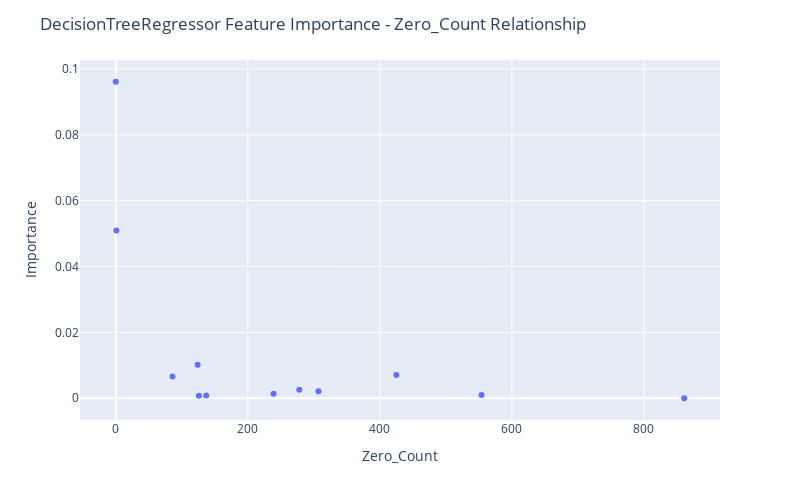

This figure's notebook cell:
### Code cell
fig = px.scatter(df_merged[~df_merged["Feature Name"].str.contains("Output")], x="Zero_Count", y="Importance",
                hover_data=["Feature Name"])

fig.update_layout(
    autosize=False,
    width=800,
    height=500,
    title_text=f"DecisionTreeRegressor Feature Importance - Zero_Count Relationship",
)

fig.show()

### Figure 1 — Plotly figure (JSON) as saved in the notebook; plotly's stock layout.template omitted (floating-point values rounded to 4 significant figures)
{"data": [{"customdata": [["Input 01"], ["Input 06"], ["Input 12"], ["Input 09"], ["Input 04"], ["Input 07"], ["Input 11"], ["Input 05"], ["Input 10"], ["Input 08"], ["Input 03"], ["Input 02"]], "hovertemplate": "Zero_Count=%{x}<br>Importance=%{y}<br>Feature Name=%{customdata[0]}<extra></extra>", "legendgroup": "", "marker": {"color": "#636efa", "symbol": "circle"}, "mode": "markers", "name": "", "orientation": "v", "showlegend": false, "type": "scatter", "x": [0, 1, 124, 425, 86, 278, 307, 239, 554, 137, 126, 861], "xaxis": "x", "y": [0.09611, 0.05096, 0.01014, 0.007046, 0.006624, 0.002607, 0.002099, 0.001333, 0.0009771, 0.0008537, 0.000777, 0], "yaxis": "y"}], "layout": {"autosize": false, "height": 500, "legend": {"tracegroupgap": 0}, "margin": {"t": 60}, "title": {"text": "DecisionTreeRegressor Feature Importance - Zero_Count Relationship"}, "width": 800, "xaxis": {"anchor": "y", "autorange": true, "domain": [0, 1], "range": [-54.14, 915.1], "title": {"text": "Zero_Count"}, "type": "linear"}, "yaxis": {"anchor": "x", "autorange": true, "domain": [0, 1], "range": [-0.006604, 0.1027], "title": {"text": "Importance"}, "type": "linear"}}}
